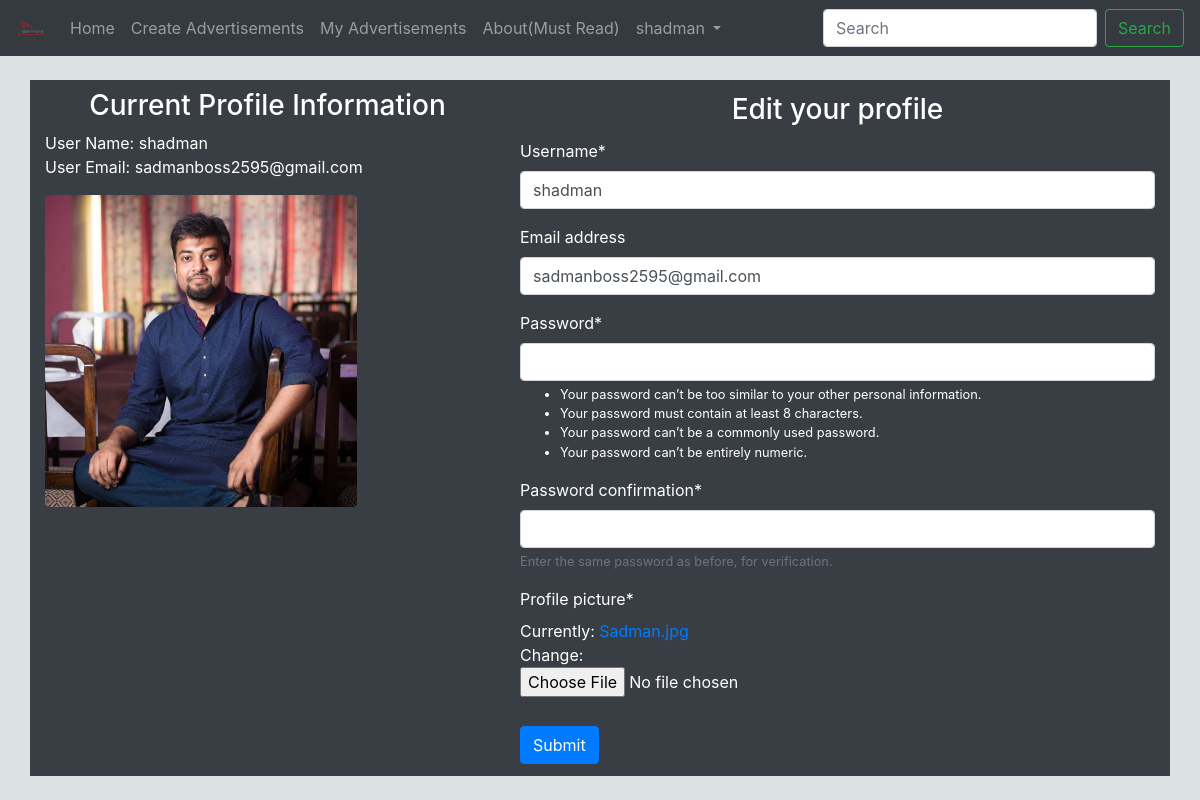
Page /house/myProfile/1/ (signed in) on the committed database.
### accounts/models.py (models this page shows, shortened)
class profile (models.Model):
    user = models.OneToOneField(User,null=False,blank=False, on_delete=models.CASCADE)
    profile_picture = models.ImageField(null=False,blank=False)

### house/views.py (the view)
# urls.py: path('myProfile/<int:pk>/',views.myProfile, name='myProfile'),
@login_required(login_url='loginPage')
def myProfile(request,pk):
    previousInfo = profile.objects.get(id=pk)
    editUser = userRegistration(instance=request.user)
    editProfile = profileRegistration(instance=previousInfo)
    if request.method == 'POST':
        editUser = userRegistration(request.POST,instance=userRegistration(instance=request.user))
        editProfile = profileRegistration(request.POST,request.FILES,instance=previousInfo)
        if editUser.is_valid() and editProfile.is_valid():
            editUser.save()
            editProfile.save()
            return redirect('/')
    else:
        context = {'previousInfo':previousInfo,
        'editUser':editUser,
        'editProfile':editProfile}
        return render (request, 'my_profile.html',context)

### accounts/forms.py
class userRegistration(UserCreationForm):
    class Meta:
        model = User
        fields = ['username', 'email', 'password1' ]
        help_texts = {
            'username': None,
            'email': None,
        }

class profileRegistration(forms.ModelForm):
    class Meta:
        model = profile
        fields = ['profile_picture']

### house/templates/my_profile.html (shortened to what this page needs)
{% extends 'base_homepage.html' %}
{% load static %}
{% load crispy_forms_tags %}
{% block content %}
<div class="container" id="profile">
    <div class="row">
        <div class="col-lg-5" id="profile_info">
            <h3>Current Profile Information </h3>
            <p>User Name: {{ previousInfo.user.username }}<br>
                User Email: {{ previousInfo.user.email }}
            </p>
            <img src="{{previousInfo.profile_picture.url}}" class="rounded float-left" alt="..." width="70%"
                height="auto">
        </div>
        <div class="col-lg-7" id="profile_form">
            <h3>Edit your profile </h3>
            <form action="" method="POST" enctype="multipart/form-data">
                {{ editUser | crispy }}
                {{ editProfile | crispy }}
                <button type="submit" class="btn btn-primary">Submit</button>
            </form>
        </div>
    </div>
</div>
{% endblock %}

### house/templates/base_homepage.html (shortened to what this page needs)
{% load static %}
<!DOCTYPE html>
<html lang="en">
<head>
    <link rel="stylesheet" href="https://maxcdn.bootstrapcdn.com/bootstrap/4.0.0/css/bootstrap.min.css"
>
    <link rel="stylesheet" href="{% static 'css/createAdvertisement.css' %}">
    <link rel="stylesheet" href="{% static 'css/advertisementDetails.css' %}">
    <link rel="stylesheet" href="{% static 'css/myAdvertisements.css' %}">
    <link rel="stylesheet" href="{% static 'css/myProfile.css' %}">
</head>
<body>
    <nav class="navbar navbar-expand-lg navbar-dark bg-dark">
        <a class="navbar-brand" href="{% url 'homePage' %}">
            <img src="/static/images/Logo.png" width="30" height="30" class="d-inline-block align-top" alt="">
        </a>
        <div class="collapse navbar-collapse" id="navbarSupportedContent">
            <ul class="navbar-nav mr-auto">
                <li class="nav-item">
                    <a class="nav-link" href="{% url 'homePage' %}">Home <span class="sr-only">(current)</span></a>
                </li>
                <li class="nav-item">
                    <a class="nav-link" href="{% url 'createAdvertisement' %}">Create Advertisements </a>
                </li>
                <li class="nav-item">
                    <a class="nav-link" href="{% url 'myAdvertisements' %}">My Advertisements </a>
                </li>
                <li class="nav-item">
                    <a class="nav-link" href="#">About(Must Read)</a>
                </li>
                <li class="nav-item dropdown">
                    <a class="nav-link dropdown-toggle" href="#" id="navbarDropdown" role="button"
                        data-toggle="dropdown" aria-haspopup="true" aria-expanded="false">
                        {{request.user}}
                    </a>
                </li>
            </ul>
            <form class="form-inline my-2 my-lg-0" method="GET" action="{% url 'searchByArea' %}">
                <input class="form-control mr-sm-2" type="search" placeholder="Search" aria-label="Search" name="query">
                <button class="btn btn-outline-success my-2 my-sm-0" type="submit">Search</button>
            </form>
        </div>
    </nav>
    {% block content%}
    {% endblock %}
</body>
</html>

### static/css/myProfile.css (style rules this page uses)
#profile { margin-top: 2% ; background-color:#383E44 ; color: white; }
#profile h3 { margin-top: 2%; margin-bottom: 2%; text-align: center; }
#profile label { color: white; }
#profile ul li { color: white; }
#profile button { margin-top: 2%; margin-bottom: 2%; }

### house/templates/base_homepage.html (style rules this page uses)
body { background-color: rgb(219, 226, 226); }

### rows in the picture
profile: user.username "shadman", user.email "sadmanboss2595@gmail.com", profile_picture (picture)

### other values in the picture
{{ request.user }} "shadman"
